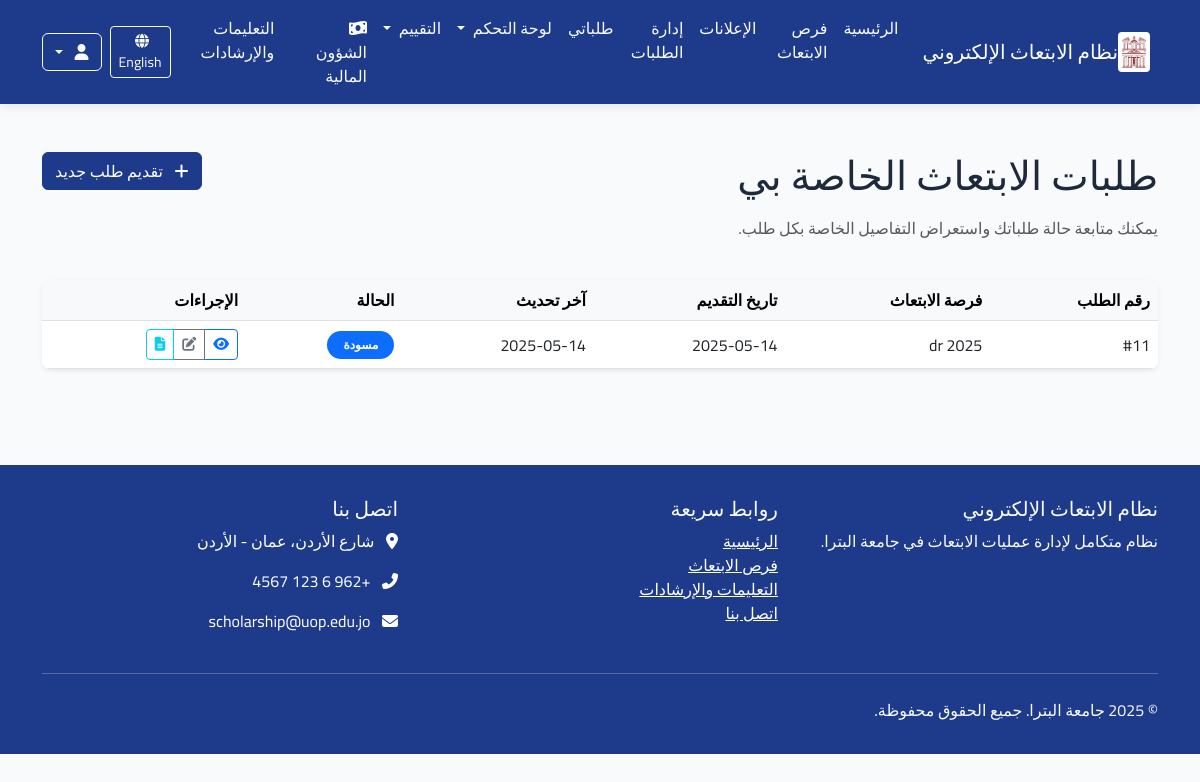
The page /ar/my-applications/ (signed in) on the database as committed earlier.
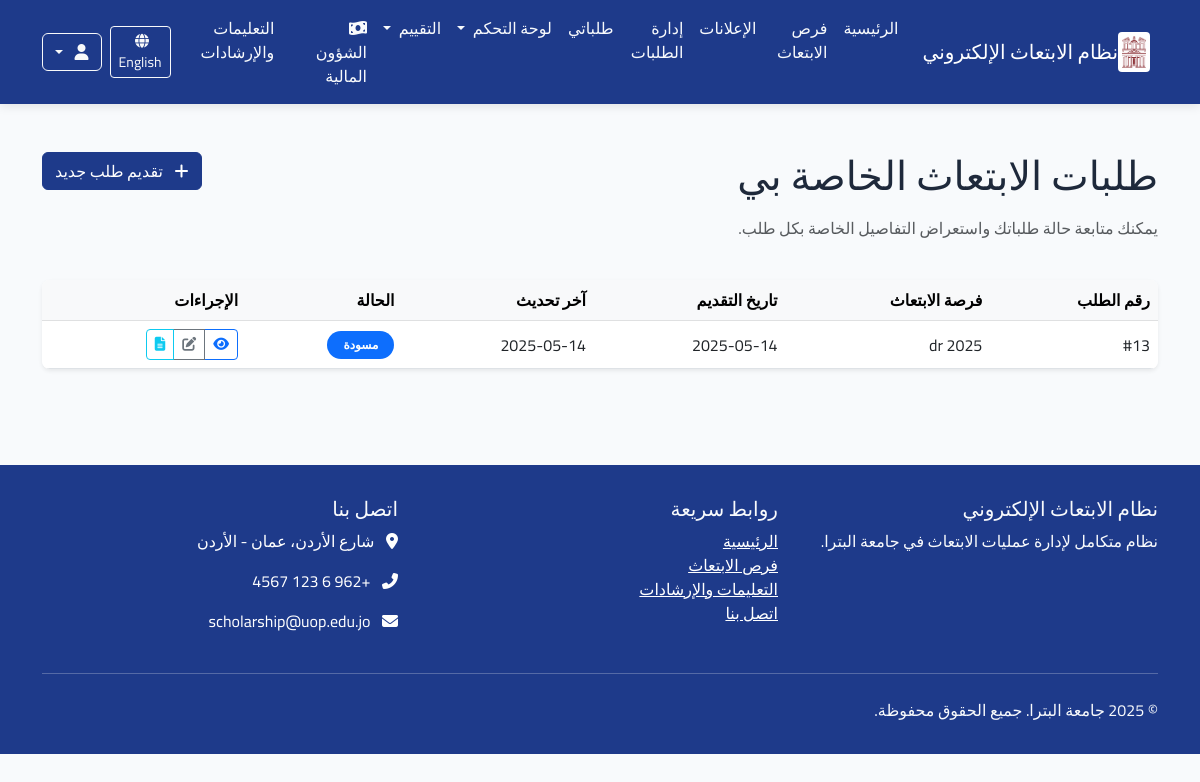
The same page on the database as committed later.
### applications/models.py (models this page shows, shortened)
class Application(models.Model):
    scholarship = models.ForeignKey(Scholarship, verbose_name=_("فرصة الابتعاث"), on_delete=models.CASCADE,
                                    related_name="applications")
    applicant = models.ForeignKey(User, verbose_name=_("المتقدم"), on_delete=models.CASCADE,
                                  related_name="applications")
    status = models.ForeignKey(ApplicationStatus, verbose_name=_("حالة الطلب"), on_delete=models.PROTECT,
                               related_name="applications")
    application_date = models.DateTimeField(_("تاريخ التقديم"), auto_now_add=True)
    last_update = models.DateTimeField(_("آخر تحديث"), auto_now=True)
    motivation_letter = models.TextField(_("خطاب الدوافع"),
                                         help_text=_("اشرح لماذا تريد التقدم لهذه الفرصة وما هي أهدافك"))
    research_proposal = models.TextField(_("مقترح البحث"), blank=True, null=True,
                                         help_text=_("إذا كان الابتعاث لدراسة الدكتوراه، أرفق مقترح البحث الخاص بك"))
    comments = models.TextField(_("ملاحظات إضافية"), blank=True, null=True,
                                help_text=_("أي معلومات إضافية تود إضافتها لطلبك"))
    acceptance_letter = models.BooleanField(_("هل لديك قبول مبدئي؟"), default=False)
    acceptance_university = models.CharField(_("اسم الجامعة التي لديك قبول فيها"), max_length=200, blank=True,
                                             null=True)
    admin_notes = models.TextField(_("ملاحظات إدارية"), blank=True, null=True)
    class Meta:
        verbose_name = _("طلب ابتعاث")
        verbose_name_plural = _("طلبات الابتعاث")
        ordering = ['-application_date']
        unique_together = ['scholarship', 'applicant']

class ApplicationStatus(models.Model):
    name = models.CharField(_("اسم الحالة"), max_length=100)
    description = models.TextField(_("الوصف"), blank=True, null=True)
    order = models.PositiveSmallIntegerField(_("الترتيب"), default=0)
    requires_attachment = models.BooleanField(_("تتطلب مرفقات"), default=False)
    class Meta:
        verbose_name = _("حالة الطلب")
        verbose_name_plural = _("حالات الطلبات")
        ordering = ['order']

### announcements/models.py (models this page shows, shortened)
class Scholarship(models.Model):
    STATUS_CHOICES = (
        ('draft', _('مسودة')),
        ('published', _('منشور')),
        ('closed', _('مغلق')),
    )
    title = models.CharField(_("العنوان"), max_length=200)
    scholarship_type = models.ForeignKey(ScholarshipType, verbose_name=_("نوع الابتعاث"), on_delete=models.CASCADE,
                                         related_name="scholarships")
    description = models.TextField(_("الوصف"))
    requirements = models.TextField(_("المتطلبات"))
    benefits = models.TextField(_("المميزات"), blank=True, null=True)
    countries = models.CharField(_("الدول المتاحة"), max_length=255, blank=True, null=True)
    universities = models.TextField(_("الجامعات المتاحة"), blank=True, null=True)
    deadline = models.DateTimeField(_("الموعد النهائي للتقديم"))
    publication_date = models.DateTimeField(_("تاريخ النشر"), default=timezone.now)
    status = models.CharField(_("الحالة"), max_length=20, choices=STATUS_CHOICES, default='draft')
    max_applicants = models.PositiveIntegerField(_("الحد الأقصى للمتقدمين"), default=0, help_text=_("0 يعني غير محدود"))
    eligibility_criteria = models.TextField(_("معايير الأهلية"), blank=True, null=True)
    application_process = models.TextField(_("عملية التقديم"), blank=True, null=True)
    contact_info = models.TextField(_("معلومات الاتصال"), blank=True, null=True)
    attachment = models.FileField(_("مرفق"), upload_to='scholarship_attachments/', blank=True, null=True)
    created_by = models.ForeignKey(User, verbose_name=_("تم إنشاؤه بواسطة"), on_delete=models.CASCADE,
                                   related_name="created_scholarships")
    updated_at = models.DateTimeField(_("تم التحديث في"), auto_now=True)
    class Meta:
        verbose_name = _("فرصة ابتعاث")
        verbose_name_plural = _("فرص الابتعاث")
        ordering = ['-publication_date']

### applications/views.py (the view)
# urls.py: path('my-applications/', views.my_applications, name='my_applications'),
@login_required
def my_applications(request):
    applications = Application.objects.filter(applicant=request.user).order_by('-application_date')
    paginator = Paginator(applications, 10)  # 10 عناصر في كل صفحة
    page = request.GET.get('page')
    try:
        applications_page = paginator.page(page)
    except PageNotAnInteger:
        applications_page = paginator.page(1)
    except EmptyPage:
        applications_page = paginator.page(paginator.num_pages)
    context = {
        'applications': applications_page,
    }
    return render(request, 'applications/my_applications.html', context)

### core/context_processors.py (called while the page is built)
def user_role(request):
    role = 'anonymous'
    if request.user.is_authenticated:
        role = request.user.profile.role
    return {
        'user_role': role
    }

### applications/templates/applications/my_applications.html (shortened to what this page needs)
{% extends 'base.html' %}
{% load i18n %}
{% load static %}
{% block content %}
<div class="container py-5">
    <div class="row mb-4">
        <div class="col-md-8">
            <h1 class="mb-3">{% trans "طلبات الابتعاث الخاصة بي" %}</h1>
            <p class="text-muted">{% trans "يمكنك متابعة حالة طلباتك واستعراض التفاصيل الخاصة بكل طلب." %}</p>
        </div>
        <div class="col-md-4 text-end">
            <a href="{% url 'announcements:scholarship_list' %}" class="btn btn-primary">
                <i class="fas fa-plus me-2"></i> {% trans "تقديم طلب جديد" %}
            </a>
        </div>
    </div>
    <div class="row">
        <div class="col-md-12">
            {% if applications %}
                <div class="card shadow-sm border-0">
                    <div class="card-body p-0">
                        <div class="table-responsive">
                            <table class="table table-hover align-middle mb-0">
                                <thead class="table-light">
                                    <tr>
                                        <th>{% trans "رقم الطلب" %}</th>
                                        <th>{% trans "فرصة الابتعاث" %}</th>
                                        <th>{% trans "تاريخ التقديم" %}</th>
                                        <th>{% trans "آخر تحديث" %}</th>
                                        <th>{% trans "الحالة" %}</th>
                                        <th>{% trans "الإجراءات" %}</th>
                                    </tr>
                                </thead>
                                <tbody>
                                    {% for application in applications %}
                                    <tr>
                                        <td>#{{ application.id }}</td>
                                        <td>{{ application.scholarship.title }}</td>
                                        <td>{{ application.application_date|date:"Y-m-d" }}</td>
                                        <td>{{ application.last_update|date:"Y-m-d" }}</td>
                                        <td>
                                            <span class="badge bg-{{ application.status.order|default:"1"|add:"-1"|yesno:"warning,primary,success,danger,secondary" }} rounded-pill px-3 py-2">
                                                {{ application.status.name }}
                                            </span>
                                        </td>
                                        <td>
                                            <div class="btn-group btn-group-sm">
                                                <a href="{% url 'applications:application_detail' application.id %}" class="btn btn-outline-primary" title="{% trans 'التفاصيل' %}">
                                                    <i class="fas fa-eye"></i>
                                                </a>
                                                {% if application.status.order <= 2 %}
                                                <a href="{% url 'applications:update_application' application.id %}" class="btn btn-outline-secondary" title="{% trans 'تعديل' %}">
                                                    <i class="fas fa-edit"></i>
                                                </a>
                                                {% endif %}
                                                <a href="{% url 'applications:application_documents' application.id %}" class="btn btn-outline-info" title="{% trans 'المستندات' %}">
                                                    <i class="fas fa-file-alt"></i>
                                                </a>
                                            </div>
                                        </td>
                                    </tr>
                                    {% endfor %}
                                </tbody>
                            </table>
                        </div>
                    </div>
                </div>
            {% endif %}
        </div>
    </div>
</div>
{% endblock %}

Rows that differ between the two databases and show on the page:
removed Application: id "11", scholarship "dr 2025", application_date "2025-05-14", last_update "2025-05-14", status.name "مسودة"
added Application: id "13", scholarship "dr 2025", application_date "2025-05-14", last_update "2025-05-14", status.name "مسودة"
